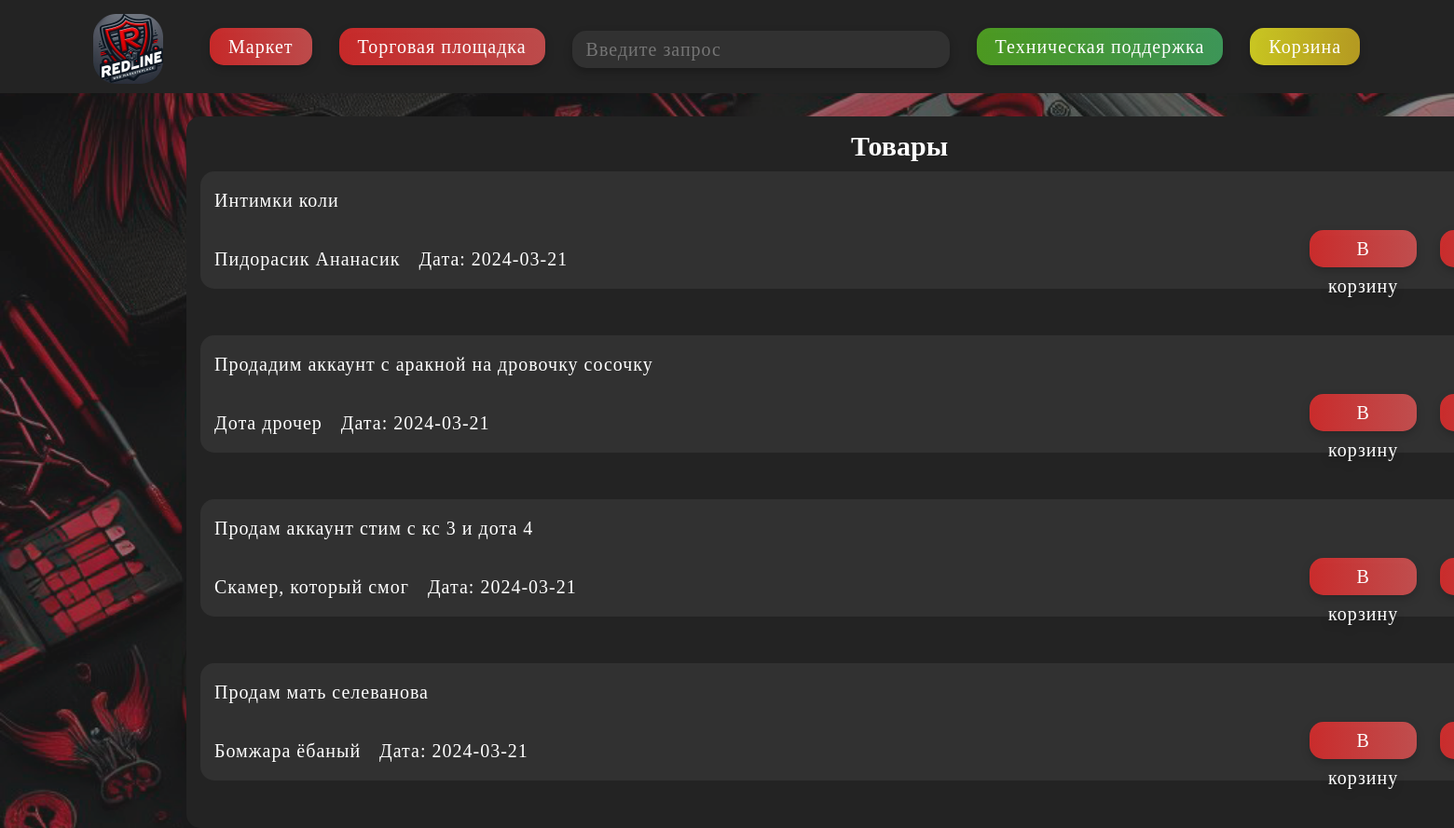
Page /home on the earlier database version.
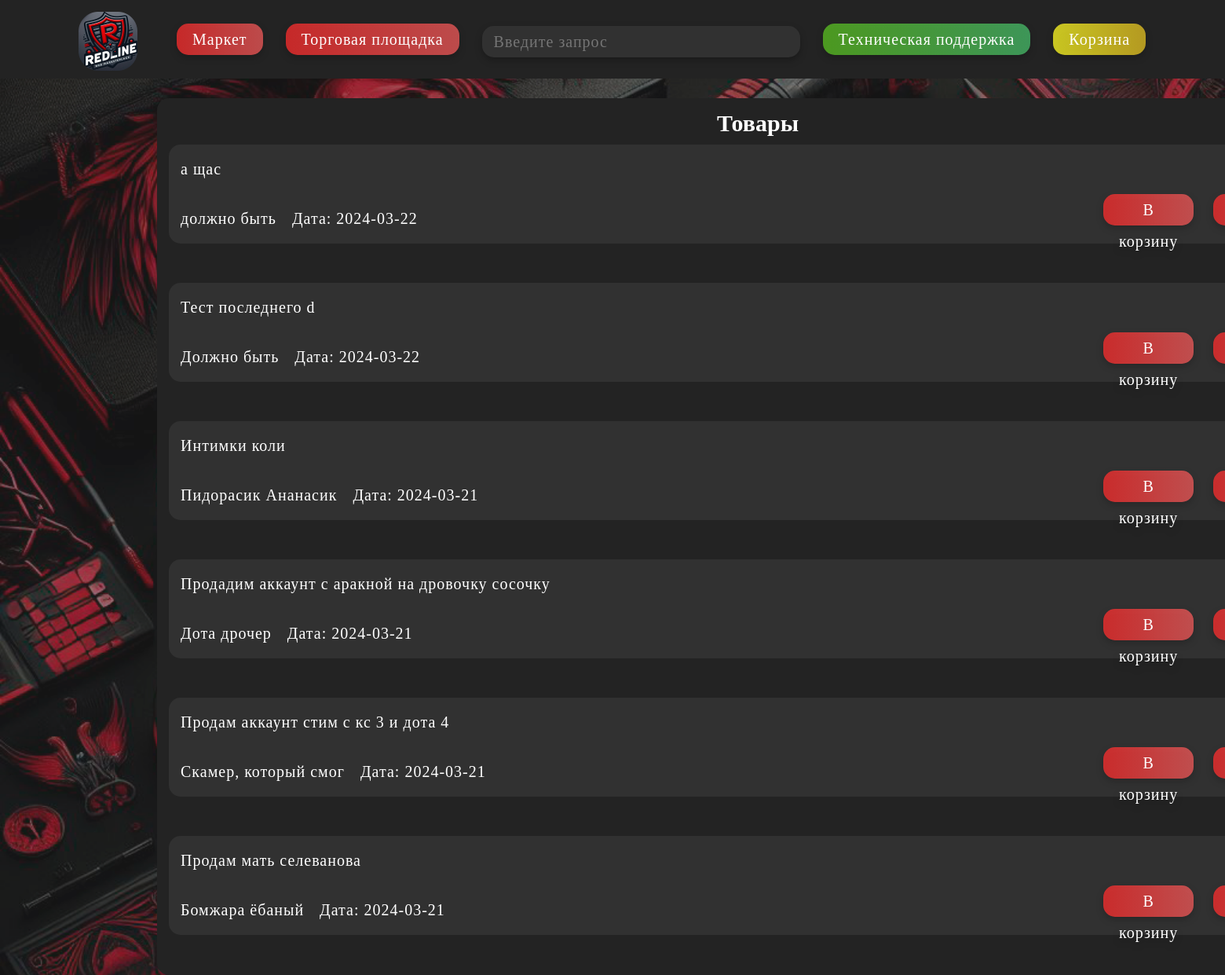
Same page on the later database version.
### main.py (models this page shows, shortened)
class Tovar(db.Model):
    id = db.Column(db.Integer, primary_key=True, autoincrement=True)
    description = db.Column(db.String(15), nullable=False, unique=True)
    login = db.Column(db.String(15), nullable=False, unique=True)
    price = db.Column(db.Integer, nullable=False)
    date = db.Column(db.DateTime, default=datetime.utcnow)

### main.py (the view)
@app.route('/' ,methods=['POST','GET'])
@app.route('/home' ,methods=['POST','GET'])
def index():
    tovars =Tovar.query.order_by(Tovar.date.desc()).all()
    login = "Alast0r"
    balance = 123455
    description_bl1= "Описание товара 100000 букв игры аккаунгты деньги текст пробел пробел 123"
    price_bl1= "50 000р"
    seller_login = "Panov"
    seller_status= "Online"
    return render_template("index.html",tovars=tovars,
        login=login,
        balance=balance,
        description_bl1=description_bl1,
        price_bl1=price_bl1,
        seller_login=seller_login,
        seller_status=seller_status)

### templates/index.html (shortened to what this page needs)
<!DOCTYPE html>
<html lang="ru">
<head>
    <link rel="stylesheet" type="text/css" href="{{ url_for('static', filename='css/main.css') }}">
</head>
<body>
    <header>
        <div class="up">
            <img src="static\img\main\logo.png" class="logo" alt="Описание изображения">
            <div class="block_up">
                <button class="button">Маркет</button>
                <button class="button">Торговая площадка</button>
                <form action="/search" method="POST" class="search-container">
                    <input type="text" name="query" placeholder="Введите запрос" class="search-button">
                </form>
                <form action="/help" method="post">
                    <button class="help button">Техническая поддержка</button>
                </form>
                <form action="/basket" method="post">
                    <button class="button basket">Корзина</button>
                </form>
            </div>
        </div>
    </header>
<main>
    <h2 class="title">Товары</h2>
    {% for el in tovars %}
        <div class="block">
        <div class="str_1">
            <p>{{el.description}}</p>
        </div>
        <div class="str_1">
            <p>{{el.login}}</p>
            <p class="date">Дата: {{el.date.date()}}</p>
            <div class="buy_button">
                <button class="button">В корзину</button>
                <button class="button">Купить</button>
            </div>
        </div>
    </div>
    {% endfor %}
</main>
</body>
</html>

### static/css/main.css (style rules this page uses)
body { margin: 0; padding: 0; background-color: rgba(0, 0, 0, 0.5); background-image: url('back.png'); background-repeat: no-repeat; background-position: center center; background-attachment: fixed; -webkit-background-size: cover; -moz-background-size: cover; -o-background-size: cover; background-size: cover; }
header { background-color: #232323; color: white; height: 100px; padding: 0px 0px; }
.logo { position: absolute; top: 0px; left: 0px; width: 75px; height: 75px; }
.up { font-family: 'Gang of Three[RUS by Daymarius]'; position: absolute; margin-top: 15px; margin-left: 100px; margin-right: 100px; height: 55px; width: 1600px; display: inline-flex; }
.block_up { margin-left: 100px; margin-top: 15px; position: relative; }
.search-container { display: inline-block; vertical-align: middle; }
.button { font-family: 'Gang of Three[RUS by Daymarius]'; display: inline-flex; background: linear-gradient(90deg, rgba(255, 45, 45, 0.75) 0%, rgba(242, 91, 91, 0.75) 100%); color: white; border-radius: 15px; padding: 0px 20px; border: none; font-size: 20px; cursor: pointer; transition: background-color 0.3s; filter: drop-shadow(0px 4px 4px rgba(0, 0, 0, 0.25)); margin-left: 25px; height: 40px; line-height: 40px; letter-spacing: 1px; }
.search-button { font-family: 'Gang of Three[RUS by Daymarius]'; background-color: #313131; color: #989898; padding: 0px 15px; border: none; text-align: left; font-size: 20px; cursor: pointer; border-radius: 15px; margin-left: 25px; width: 375px; filter: drop-shadow(0px 4px 4px rgba(0, 0, 0, 0.25)); display: inline-block; height: 40px; line-height: 40px; letter-spacing: 1px; }
.help { background: linear-gradient(90deg, rgba(92, 194, 33, 0.75) 0%, rgba(72, 190, 108, 0.75) 100%); }
.basket { background: linear-gradient(90deg, rgba(255, 251, 35, 0.76) 0%, rgba(231, 195, 35, 0.75) 100%); }
.title { position: relative; text-align: center; top: 15px; }
main { font-family: 'Gang of Three[RUS by Daymarius]'; background-color: #232323; color: white; height: 500px; padding: 0px 15px; border: none; text-align: left; font-size: 20px; cursor: pointer; border-radius: 15px; margin-left: 200px; cursor: auto; width: 1500px; height: inherit; padding-bottom: 1px; }
.block { background-color: #313131; font-family: 'Gang of Three[RUS by Daymarius]'; color: white; padding: 0px 15px; border: none; text-align: left; font-size: 20px; cursor: pointer; border-radius: 15px; margin-bottom: 50px; }
.str_1 { display: flex; flex-direction: row; letter-spacing: 1px; }
.buy_button { position:absolute; display: flex; height: 35px; width: auto ; margin-top: 0px; margin-left: 1150px; margin-bottom: 20px; letter-spacing: 1px; }
form { display: inline-block; }
.date { margin-left: 20px; }

Differences in the rows shown:
added Tovar: description "а щас", login "должно быть", date "2024-03-22"
added Tovar: description "Тест последнего d", login "Должно быть", date "2024-03-22"
